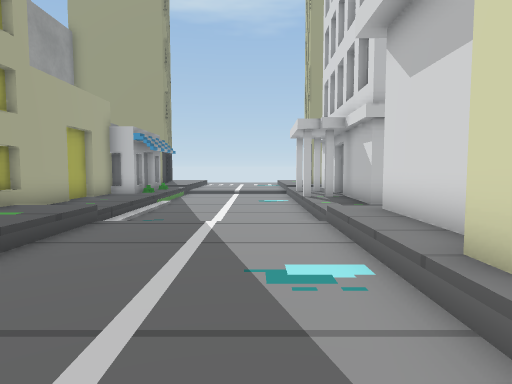
view 1 (above)

16 first-person views from a walk through a 3-D level made in the Unity game engine. The camera is 1.2 m above the floor, tilts 4° down and sees 75° across. The floor is counted in squares, 1 m on a side. Each view is taken from the middle of a square. On the plan, view 1 faces up. The plan holds only what a view shows up to about 14 squares ahead; the rest is blank. The place goes on beyond the plan. Some surface patterns are stand-ins.

view 2
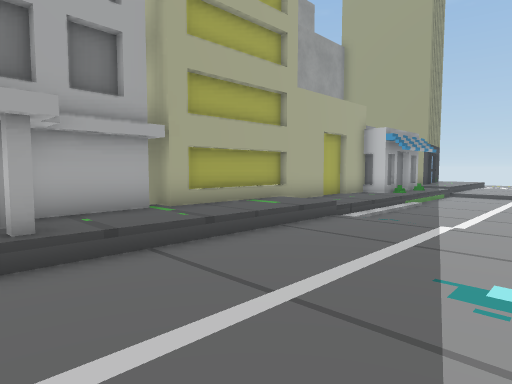

view 3
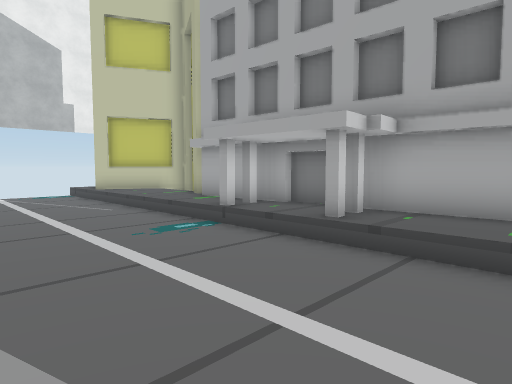

view 4
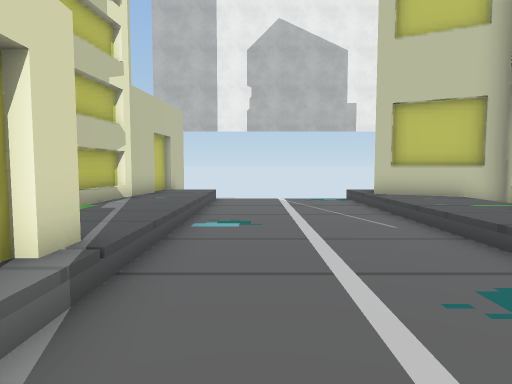

view 5
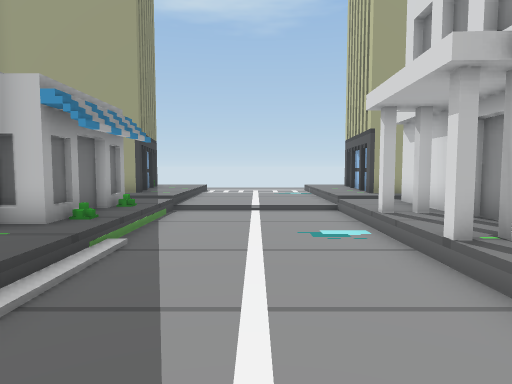

view 6
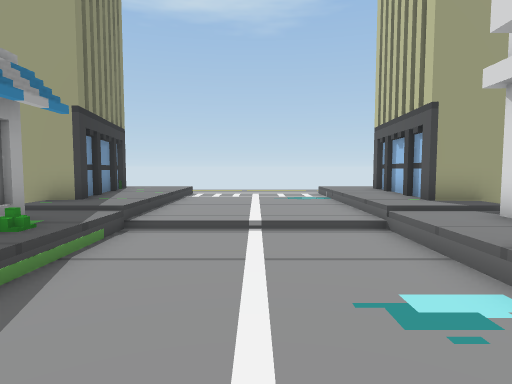

view 7
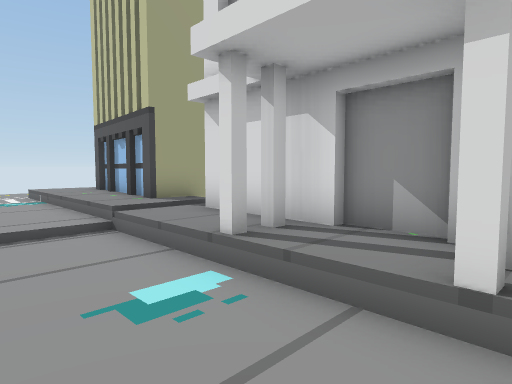

view 8
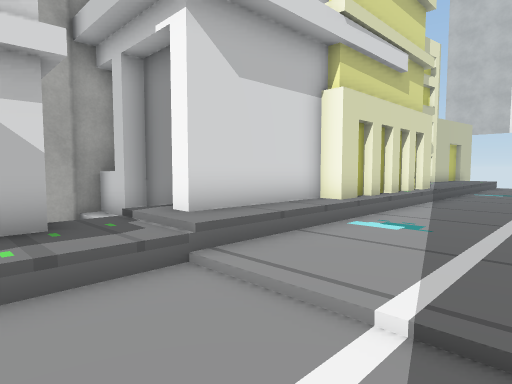

view 9
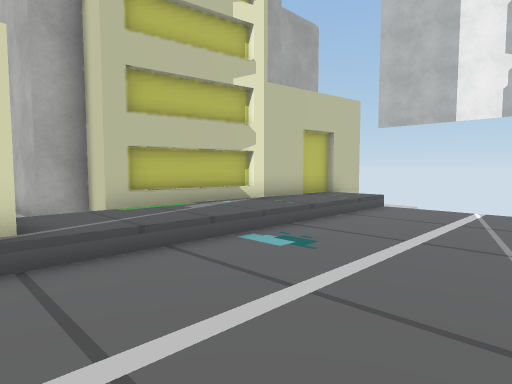

view 10
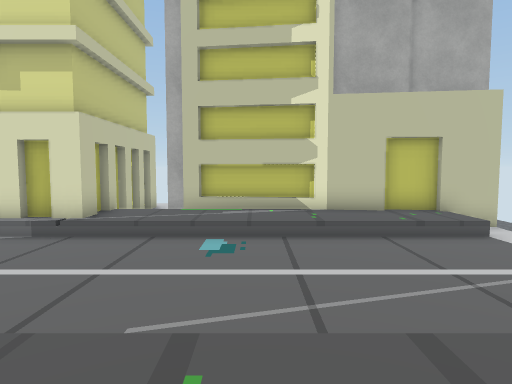

view 11
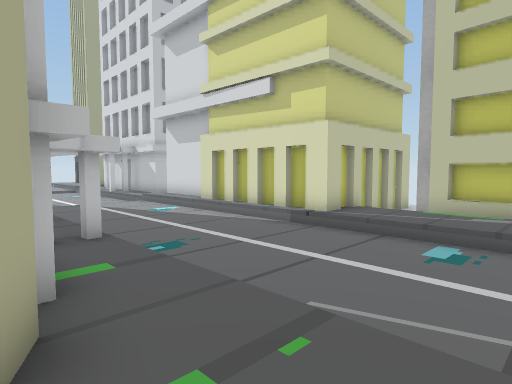

view 12
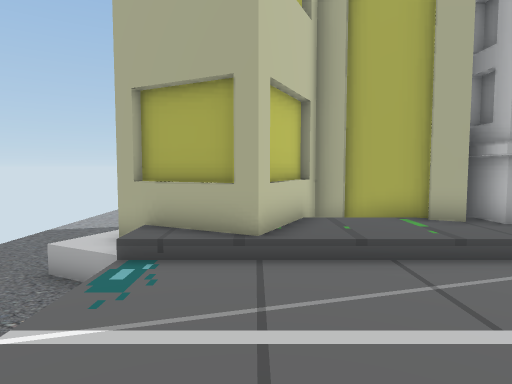

view 13
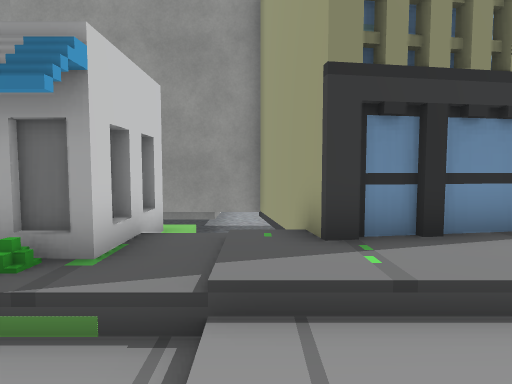

view 14
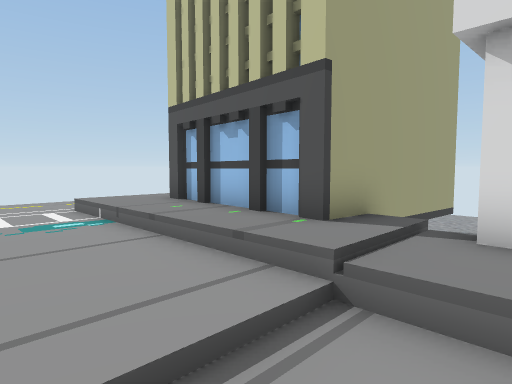

view 15
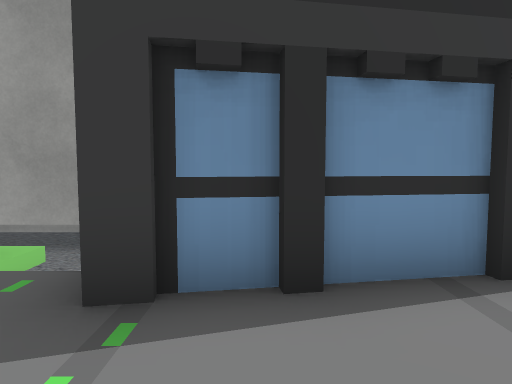

view 16
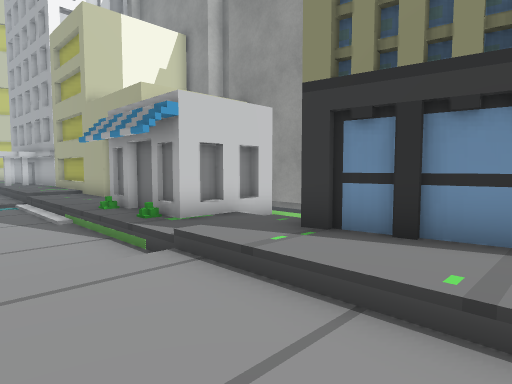

### Floor plan
Key: @ floor where view 1 was taken; # wall or solid block; . main floor; : floor 0.25 m higher than the main floor; - floor 0.75 m lower than the main floor; / step, stairs or slope; = window, fence, low wall or low ledge; v drop or lower ground; T tower; O other object.
Columns run from 9 left of view 1 to 8 right of it. Each row starts with its distance up from view 1.
 22    T::.....:T
 21    T::.....:T
 20    TT:.....:T
 19  TTTT:.....:TTT
 18 TT v::.....:::TTTT
 17 v  v::.....::#
 16 v OOOO.....:##
 15     OO.....:#
 14     OO.....:##
 13    OOO.....::#
 12    #::.....###
 11    #::.....:#
 10    #::.....:#
  9    #::.....:##
  8    #::.....::=##
  7    #::.....:#=###
  6    #::.....:#####
  5    #::.....:#
  4   ##::.....:#
  3    ##:.....##
  2    ##:.....#
  1    ###.....#
  0    ###...@.#
 -1    ###.....#
 -2     ##.....###
 -3     #:.....::###
 -4     #:.....::/.#
 -5   ###:.....::###
 -6   ##::.....::##
 -7   #:::.....::#
 -8   #:::.....::#
 -9   ##=:.....::#
-10    ###.....::#
-11     #=.....::#
-12     #O.....::#
-13     #=--  v.##

Positions as (right, up) in squares from view 1, and headings:
1: (0, 0), facing up
2: (1, 0), facing up-left
3: (1, 4), facing down-left
4: (0, 1), facing down
5: (-1, 7), facing up
6: (-1, 11), facing up
7: (-1, 11), facing up-right
8: (-2, 10), facing down-right
9: (-3, -2), facing down-right
10: (-6, -7), facing right
11: (-6, -8), facing up-right
12: (2, -10), facing left
13: (-1, 18), facing left
14: (-1, 16), facing up-right
15: (-3, 20), facing left
16: (-1, 22), facing down-left
